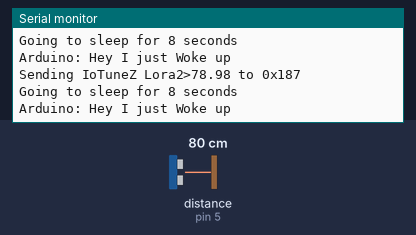
The sketch below on a simulated Arduino Nano, built with avr-gcc and run on an emulated ATmega328P. On the bench: the last lines printed to the serial monitor. Wiring (inferred from the names in the program): ultrasonic range finder: trigger pin 6; echo pin 5. Inputs (shaded band) come from the test bench; at power-on: distance to the obstacle (sensor on pin 5) 80 cm. The echo pulse lasts 58.3 µs per cm; no radio packets arrive unless stated.

Above: at 1.2 s.
1.3 s: distance to the obstacle (sensor on pin 5) set to 35 cm
At 1.46 s:
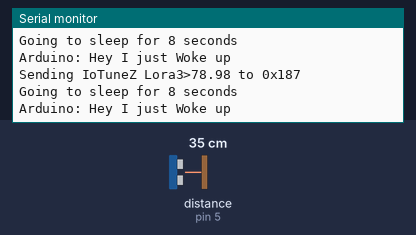
4.3 s: distance to the obstacle (sensor on pin 5) set to 60 cm
At 4.45 s:
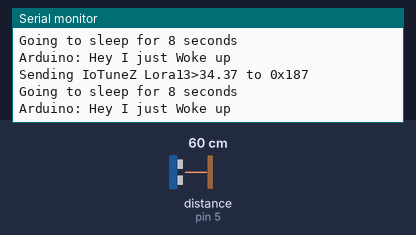
7.3 s: distance to the obstacle (sensor on pin 5) set to 18 cm
At 7.46 s:
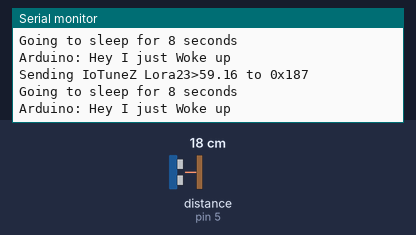
10.3 s: distance to the obstacle (sensor on pin 5) set to 120 cm
At 10.44 s:
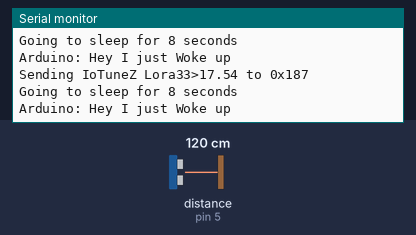
13.3 s: distance to the obstacle (sensor on pin 5) set to 2 cm
At 13.49 s:
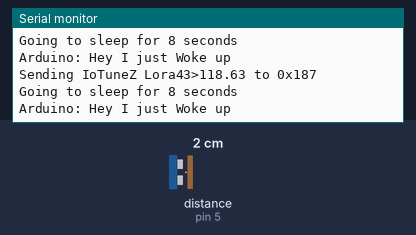
Timing chart, 0 to 16.3 s (numbered marks = the images above; inputs shaded):
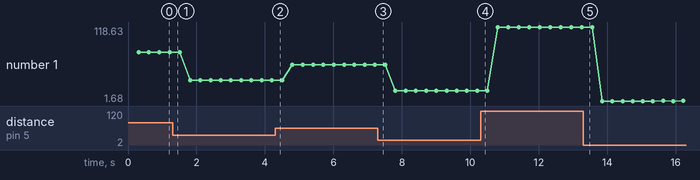

Measured:
- plotted number 1: 78.98 → 34.37 after the input at 1.3 s, 34.37 → 59.16 after the input at 4.3 s, 59.16 → 17.54 after the input at 7.3 s, 17.54 → 118.63 after the input at 10.3 s, 118.63 → 1.68 after the input at 13.3 s

The sketch:

Arduino_Duplex_Sleep_tx.ino
```cpp
#include <LowPower.h>
#include <SPI.h>
#include<String.h>
#include <LoRa.h>
#define echoPin 5
#define trigPin 6

byte localAddress = 0xFF;     // address of this device
byte destination = 0xBB;      // destination to send to
String acknowledgment;
int pos1, pos2;
long duration;
float level;
int flag=0;
byte count =0;
String device_id = "IoTuneZ Lora";
String Lora_Ra02;
int loraval;

void setup() {
  Serial.begin(9600);
  pinMode(trigPin, OUTPUT);
  pinMode(echoPin, INPUT);
  while (!Serial);
  Serial.println("Ultrasonic Sensor HC-SR04  Sleep Activated");
  Serial.println("with Arduino Nano");
  Serial.println("LoRa Sender");
  if (!LoRa.begin(433E6))
  {
    Serial.println("Starting LoRa failed!");
    while (1);
  }
}
void loop() {
  Serial.println("");
  Serial.println("Arduino: Hey I just Woke up");
  // Clears the trigPin condition
  digitalWrite(trigPin, LOW);
  delayMicroseconds(2);
  // Sets the trigPin HIGH (ACTIVE) for 10 microseconds
  digitalWrite(trigPin, HIGH);
  delayMicroseconds(8);
  digitalWrite(trigPin, LOW);
  // Reads the echoPin, returns the sound wave travel time in microseconds
  duration = pulseIn(echoPin, HIGH);
  // Calculating the level
  level = duration * 0.034 / 2; // Speed of sound wave divided by 2 (go and back)
  delay(200);
  String LoRaMessage = String(device_id) + String(count)+">" + String(level);

  LoRa.beginPacket();                   // start packet
  LoRa.write(destination);              // add destination address
  LoRa.write(localAddress);             // add sender address
  LoRa.write(count);                    // add message ID
  LoRa.write(LoRaMessage.length());     // add payload length
  LoRa.print(LoRaMessage);              // add payload
  LoRa.endPacket();                     // finish packet and send it
  count++;                             // increment message ID
  Serial.println("Sending " +LoRaMessage + " to 0x" + (destination));

  String incoming = "";
 // onReceive(LoRa.parsePacket());
  //while (LoRa.available())
  {
   //incoming = LoRa.readString();;
  }
  //Serial.println(incoming);

  Serial.println("Going to sleep for 8 seconds");
  for(int i = 5; i<=1; i++)
  {
  LowPower.idle(SLEEP_1S, ADC_OFF, TIMER2_OFF, TIMER1_OFF, TIMER0_OFF,SPI_OFF, USART0_OFF, TWI_OFF);
  }
}

/*void onReceive(int packetSize) {
  if (packetSize == 0) return;          // if there's no packet, return
  // read packet header bytes:
  int recipient = LoRa.read();          // recipient address
  byte sender = LoRa.read();            // sender address
  byte incomingMsgId = LoRa.read();     // incoming msg ID
  byte incomingLength = LoRa.read();    // incoming msg length

  String incoming = "";

  while (LoRa.available()) {
    incoming = LoRa.readString();;
  }

  if (incomingLength != incoming.length()) {   // check length for error
    Serial.println("error: message length does not match length");
    return;                             // skip rest of function
  }

  // if the recipient isn't this device or broadcast,
  if (recipient != localAddress && recipient != 0xFF) {
    Serial.println("This message is not for me.");
    return;                             // skip rest of function
  }

  // if message is for this device, or broadcast, print details:
  Serial.println("Received from:0x" + String(sender, HEX));
  Serial.println("Sent to: 0x" + String(recipient, HEX));
  Serial.println("Message ID: " + String(incomingMsgId));
  Serial.println("Message length: " + String(incomingLength));
  Serial.println("Message: " + incoming);
  Serial.println("RSSI: " + String(LoRa.packetRssi()));
  Serial.println("Snr: " + String(LoRa.packetSnr()));
  Serial.println(incoming);
}*/
```
